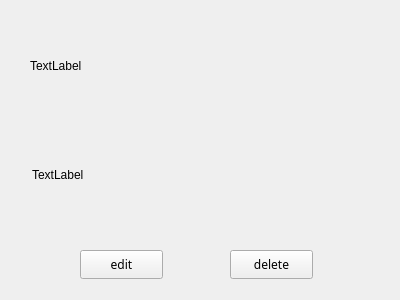
<?xml version="1.0" encoding="UTF-8"?>
<ui version="4.0">
 <class>flashcard</class>
 <widget class="QWidget" name="flashcard">
  <property name="geometry">
   <rect>
    <x>0</x>
    <y>0</y>
    <width>400</width>
    <height>300</height>
   </rect>
  </property>
  <property name="windowTitle">
   <string>Form</string>
  </property>
  <widget class="QPushButton" name="DeleteButton">
   <property name="geometry">
    <rect>
     <x>230</x>
     <y>250</y>
     <width>83</width>
     <height>29</height>
    </rect>
   </property>
   <property name="font">
    <font>
     <family>Yu Gothic</family>
    </font>
   </property>
   <property name="text">
    <string>delete</string>
   </property>
  </widget>
  <widget class="QLabel" name="Word">
   <property name="geometry">
    <rect>
     <x>30</x>
     <y>30</y>
     <width>341</width>
     <height>71</height>
    </rect>
   </property>
   <property name="text">
    <string>TextLabel</string>
   </property>
  </widget>
  <widget class="QLabel" name="Meaning">
   <property name="geometry">
    <rect>
     <x>32</x>
     <y>129</y>
     <width>321</width>
     <height>91</height>
    </rect>
   </property>
   <property name="text">
    <string>TextLabel</string>
   </property>
  </widget>
  <widget class="QPushButton" name="EditButton">
   <property name="geometry">
    <rect>
     <x>80</x>
     <y>250</y>
     <width>83</width>
     <height>29</height>
    </rect>
   </property>
   <property name="font">
    <font>
     <family>Yu Gothic</family>
    </font>
   </property>
   <property name="text">
    <string>edit</string>
   </property>
  </widget>
 </widget>
 <resources/>
 <connections/>
</ui>
